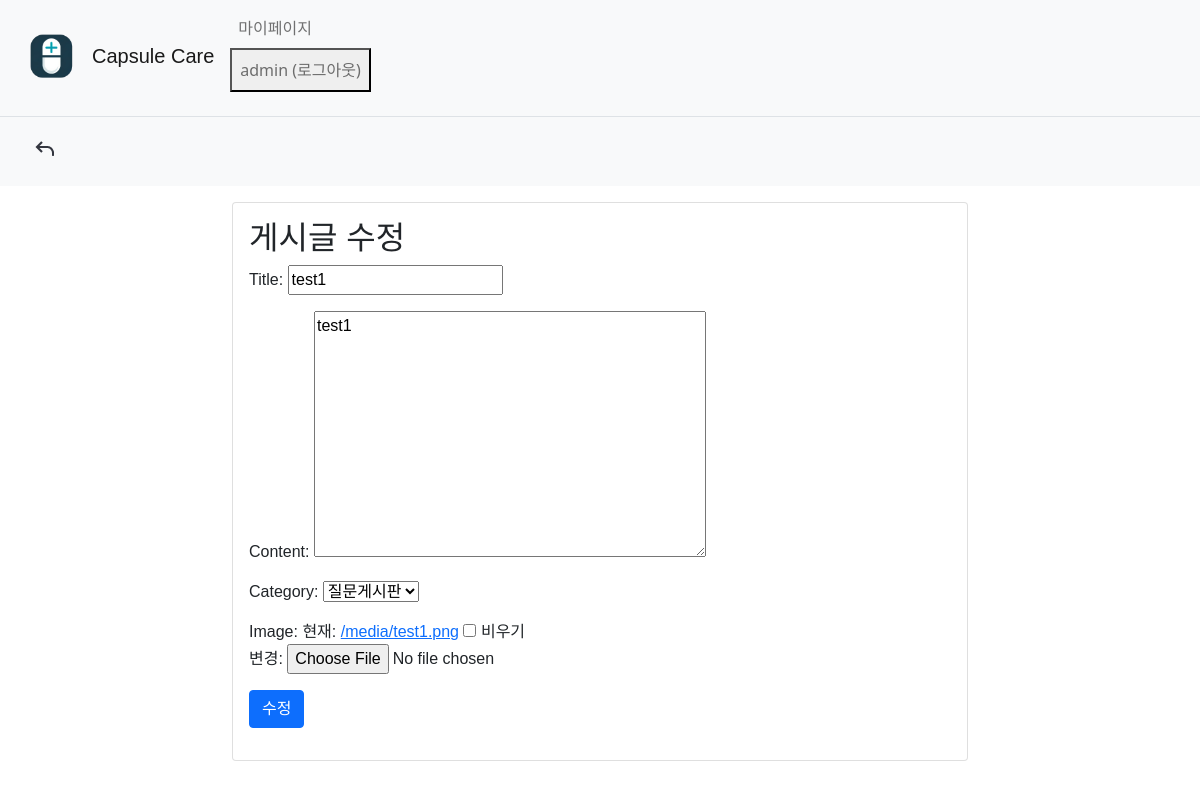
Page /forum/120/edit/ (signed in) on the committed database.
### forum/models.py (models this page shows)
class Post(models.Model):
    CATEGORY_CHOICES = [
        ('notice', '공지사항'),
        ('free', '자유게시판'),
        ('question', '질문게시판'),
        ('review', '후기게시판'),
        ('suggestion', '건의사항'),
    ]
    title = models.CharField(max_length=200)
    content = models.TextField()
    views = models.PositiveIntegerField(default=0)
    image = models.ImageField(upload_to='forum', blank=True, null=True)
    created_at = models.DateTimeField(auto_now_add=True)
    updated_at = models.DateTimeField(auto_now=True)
    category = models.CharField(max_length=20, choices=CATEGORY_CHOICES, default='free')
    author = models.ForeignKey(User, on_delete=models.CASCADE)
    likes = models.IntegerField(default=0)
    liked_users = models.ManyToManyField(User, related_name='liked_posts', blank=True)

### forum/views.py (the view)
# urls.py: path('<int:pk>/edit/', views.post_edit, name='post_edit'),
@login_required
@authentication_classes([TokenAuthentication])
@permission_classes([IsAuthenticated])
def post_edit(request, pk):
    post = get_object_or_404(Post, pk=pk)
    if request.method == "POST":
        form = PostForm(request.POST, request.FILES, instance=post)
        if form.is_valid():
            post = form.save(commit=False)
            post.author = request.user
            post.save()
            return redirect('post_detail', pk=post.pk)
    else:
        form = PostForm(instance=post)
    return render(request, 'forum/post_edit.html', {'form': form})

### forum/forms.py
class PostForm(forms.ModelForm):
    CATEGORY_CHOICES = [
        ('free', '자유게시판'),
        ('question', '질문게시판'),
        ('review', '후기게시판'),
        ('suggestion', '건의사항'),
    ]
    category = forms.ChoiceField(choices=CATEGORY_CHOICES)
    class Meta:
        model = Post
        fields = ['title', 'content', 'category', 'image']

### templates/forum/post_edit.html (shortened to what this page needs)
{% extends "base.html" %}
{% block content %}
<nav class="navbar navbar-light bg-light">
    <a class="navbar-brand" href="#" style="padding-left: 20px;">
        <button class="btn btn-link" onclick="window.history.back();" style="font-family: 'NanumSquareRoundB', sans-serif; display: flex; flex-direction: column; justify-content: center; align-items: center;">
            <img src="/static/img/back.png" alt="Toggle navigation" class="back-icon">
        </button>
    </a>
</nav>
    <div class="container" style="font-family: 'NanumSquareRoundB', sans-serif;">
        <div class="row">
            <div class="col-xs-12 col-sm-12 col-md-8 col-lg-8 mx-auto">
                <div class="card mt-3">
                    <div class="card-body">
                        <h2 class="card-title">게시글 수정</h2>
                        <form method="POST">
                            {{ form.as_p }}
                            <button type="submit" class="btn btn-primary">수정</button>
                        </form>
                    </div>
                </div>
            </div>
        </div>
    </div>
{% endblock %}

### templates/navbar.html (shortened to what this page needs)
{% load static %}
<nav class="navbar navbar-expand-lg navbar-light bg-light border-bottom ">
    <div class="container-fluid">
            <a class="navbar-brand" href="{% url 'main' %}" style="font-family: 'NanumSquareRoundB', sans-serif;">
                <span style="display: inline-block; width: 80px; height: 80px; background: url({% static 'icon.png' %}) center / contain no-repeat;"></span>
                Capsule Care
            </a>
        <div class="collapse navbar-collapse" id="navbarSupportedContent">
            <ul class="navbar-nav me-auto mb-2 mb-lg-0">
                <li class="nav-item">
                    {% if user.is_authenticated %}
                        <a class="nav-link" href="{% url 'mypage:mypage' %}">마이페이지</a>
                    <form method="POST" action="{% url 'common:logout' %}">
                        <button type="submit" class="nav-link">{{ user.username }} (로그아웃)</button>
                    </form>
                    {% else %}
                    <a class="nav-link" href="{% url 'common:login' %}">로그인</a>
                    {% endif %}
                </li>
            </ul>
        </div>
    </div>
</nav>

### templates/base.html (style rules this page uses)
.navbar-brand { margin-bottom: 5px; }
.btn-link { display: flex; flex-direction: column; justify-content: center; }
.back-icon { max-width: 35px; height: auto; }

### templates/navbar.html (style rules this page uses)
.navbar-brand { position: relative; padding-left: 80px; }
.navbar-brand span { position: absolute; top: 50%; left: 0; transform: translateY(-50%); }

### rows in the picture
Post: title "test1", content "test1", category "질문게시판"

### other values in the picture
{{ user.username }} "admin"
